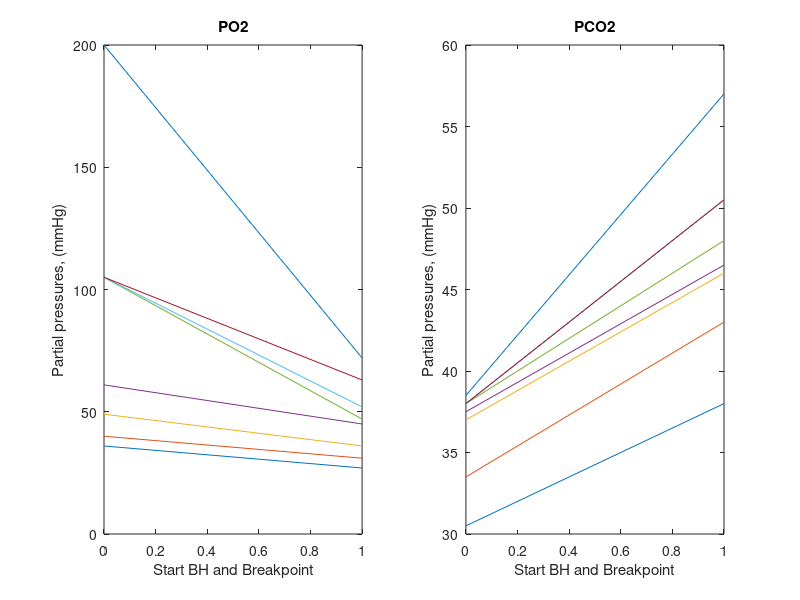
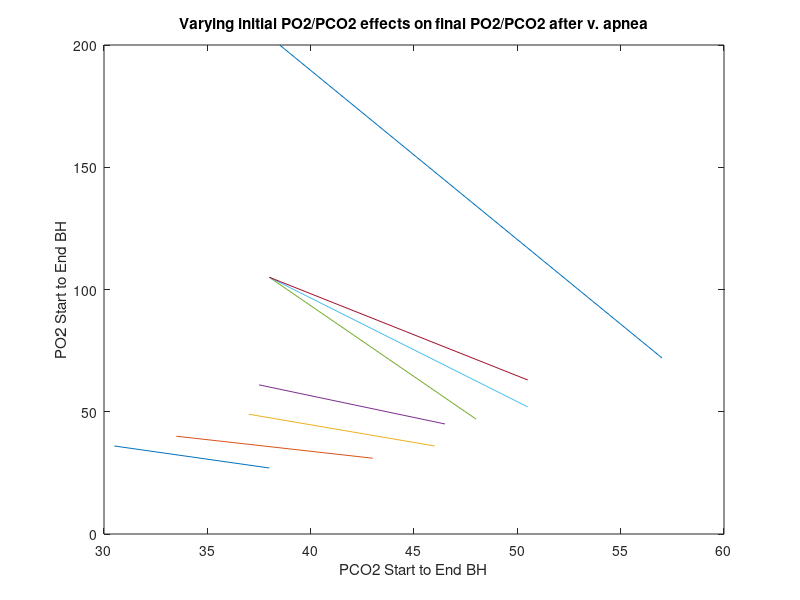

MATLAB code for these plots, in order:
%paper13
%these subjects breathed diff gas blends by breathing at altitude in
%hypobaric chamber, held their breath as long as possible
PO213 = [36,27;40,31;49,36;61,45;105,47;105,52;105,63;200,72];
PCO213 = [30.5,38; 33.5,43;37,46;37.5,46.5;38,48;38,50.5;38,50.5;38.5,57];
dims = size(PO213);

figure
subplot(1,2,1)
plot([0,1],PO213(1,:));
hold on
for i = 2:dims(1)
plot([0,1],PO213(i,:));
end
xlabel('Start BH and Breakpoint');
ylabel('Partial pressures, (mmHg)');
title('PO2');

subplot(1,2,2)
plot([0,1],PCO213(1,:));
hold on
for i = 2:dims(1)
plot([0,1],PCO213(i,:));
end
xlabel('Start BH and Breakpoint');
ylabel('Partial pressures, (mmHg)');
title('PCO2');

figure
plot(PCO213(1,:),PO213(1,:))
hold on
for i = 2:dims(1)
    plot(PCO213(i,:),PO213(i,:))
end
xlabel('PCO2 Start to End BH');
ylabel('PO2 Start to End BH')
title('Varying initial PO2/PCO2 effects on final PO2/PCO2 after v. apnea')
